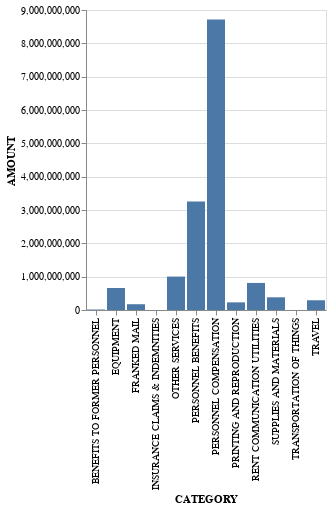

The cell this chart's notebook holds for it:
### Code cell
alt.Chart(top_areas_spending).mark_bar().encode(
x=alt.X('CATEGORY'),
y=alt.Y('AMOUNT:Q'),
tooltip='AMOUNT'
)

### Figure 1 — Vega-Lite specification as saved in the notebook (floating-point values rounded to 4 significant figures)
{"config": {"view": {"continuousWidth": 400, "continuousHeight": 300}}, "data": {"name": "data-530913720fb2abdb29d6559f5260816c"}, "mark": "bar", "encoding": {"tooltip": {"field": "AMOUNT", "type": "quantitative"}, "x": {"field": "CATEGORY", "type": "nominal"}, "y": {"field": "AMOUNT", "type": "quantitative"}}, "$schema": "https://vega.github.io/schema/vega-lite/v4.17.0.json", "datasets": {"data-530913720fb2abdb29d6559f5260816c": [{"CATEGORY": "PERSONNEL COMPENSATION", "AMOUNT": 8712000000.0}, {"CATEGORY": "PERSONNEL BENEFITS", "AMOUNT": 3254000000.0}, {"CATEGORY": "OTHER SERVICES", "AMOUNT": 1003000000.0}, {"CATEGORY": "RENT COMMUNICATION UTILITIES", "AMOUNT": 811900000.0}, {"CATEGORY": "EQUIPMENT", "AMOUNT": 659500000.0}, {"CATEGORY": "SUPPLIES AND MATERIALS", "AMOUNT": 380700000.0}, {"CATEGORY": "TRAVEL", "AMOUNT": 292000000.0}, {"CATEGORY": "PRINTING AND REPRODUCTION", "AMOUNT": 229200000.0}, {"CATEGORY": "FRANKED MAIL", "AMOUNT": 173600000.0}, {"CATEGORY": "BENEFITS TO FORMER PERSONNEL", "AMOUNT": 14250000.0}, {"CATEGORY": "TRANSPORTATION OF THINGS", "AMOUNT": 1004000.0}, {"CATEGORY": "INSURANCE CLAIMS & INDEMNITIES", "AMOUNT": 897700.0}]}}
